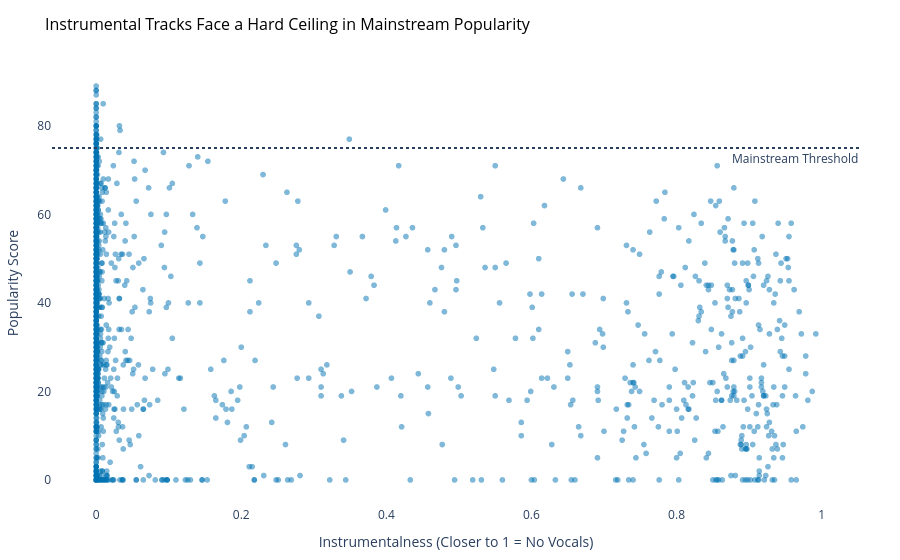

Notebook cell for this chart:
### Code cell
# Insight: High popularity is almost exclusively reserved for tracks with vocals
fig = px.scatter(sample_df, x='instrumentalness', y='popularity', opacity=0.5,
                 title='Instrumental Tracks Face a Hard Ceiling in Mainstream Popularity',
                 color_discrete_sequence=[CVD_BLUE])

fig = apply_clean_theme(fig)
fig.update_layout(xaxis_title="Instrumentalness (Closer to 1 = No Vocals)", yaxis_title="Popularity Score")
fig.add_hline(y=75, line_dash="dot", annotation_text="Mainstream Threshold", annotation_position="bottom right")
fig.show()

### Figure 1 — Plotly figure (JSON) as saved in the notebook; plotly's stock layout.template omitted (floating-point values rounded to 4 significant figures; data arrays with more than 128 entries replaced by an {"elided": "..."} marker saying what was removed)
{"data": [{"hovertemplate": "instrumentalness=%{x}<br>popularity=%{y}<extra></extra>", "legendgroup": "", "marker": {"color": "#0072B2", "opacity": 0.5, "symbol": "circle"}, "mode": "markers", "name": "", "showlegend": false, "type": "scattergl", "x": {"elided": "2000 float values"}, "xaxis": "x", "y": {"elided": "2000 int values"}, "yaxis": "y"}], "layout": {"annotations": [{"showarrow": false, "text": "Mainstream Threshold", "x": 1, "xanchor": "right", "xref": "x domain", "y": 75, "yanchor": "top", "yref": "y"}], "legend": {"tracegroupgap": 0}, "margin": {"b": 40, "l": 40, "r": 40, "t": 60}, "paper_bgcolor": "white", "plot_bgcolor": "white", "shapes": [{"line": {"dash": "dot"}, "type": "line", "x0": 0, "x1": 1, "xref": "x domain", "y0": 75, "y1": 75, "yref": "y"}], "title": {"font": {"color": "black", "size": 16}, "pad": {"b": 20}, "text": "Instrumental Tracks Face a Hard Ceiling in Mainstream Popularity"}, "xaxis": {"anchor": "y", "domain": [0, 1], "showgrid": false, "title": {"text": "Instrumentalness (Closer to 1 = No Vocals)"}, "zeroline": false}, "yaxis": {"anchor": "x", "domain": [0, 1], "showgrid": false, "title": {"text": "Popularity Score"}, "zeroline": false}}}
